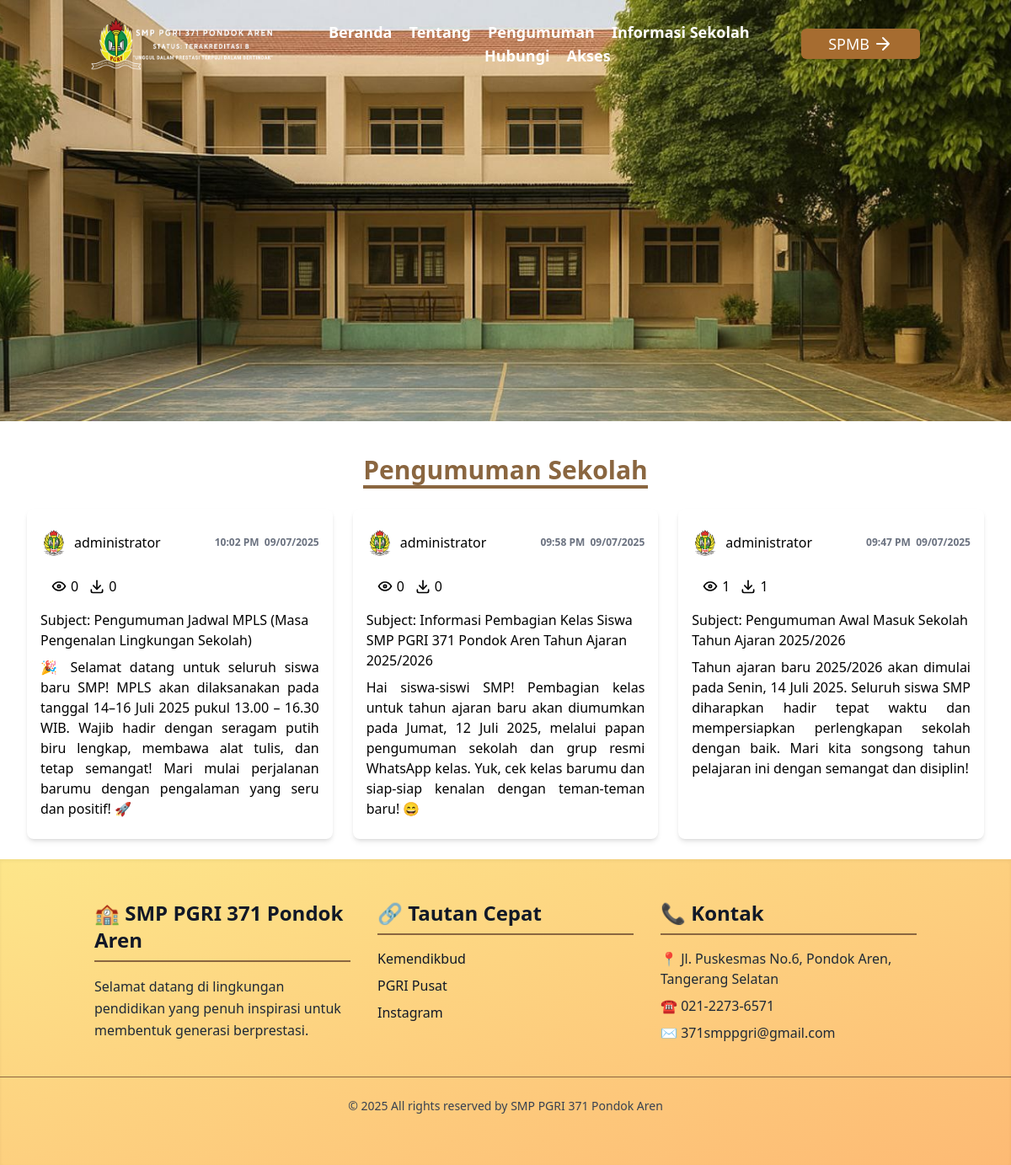
Page /notice.php on the committed database.
### tables this page shows
CREATE TABLE `media` (
  `id` int(11) NOT NULL,
  `type` enum('image','video','youtube') NOT NULL,
  `path` text NOT NULL,
  `uploaded_at` datetime DEFAULT current_timestamp(),
  `position` varchar(50) DEFAULT NULL
);

CREATE TABLE `school_notice` (
  `id` int(11) NOT NULL,
  `logo` varchar(999) NOT NULL,
  `posted_by` varchar(50) NOT NULL,
  `image_url` varchar(999) NOT NULL,
  `about` varchar(500) NOT NULL,
  `notice_description` varchar(9999) NOT NULL,
  `date` varchar(30) NOT NULL,
  `time` varchar(30) NOT NULL,
  `total_views` int(10) NOT NULL,
  `total_downloads` int(10) NOT NULL,
  `last_modified` varchar(50) NOT NULL
);

### notice.php (the view, shortened to what this page needs)
<?php
include 'connection/database.php';
    $imageResult = mysqli_query($connection, "SELECT * FROM media WHERE type = 'image' and position = 'pengumuman' ORDER BY uploaded_at DESC LIMIT 1");
    $topImage = mysqli_fetch_assoc($imageResult);
?>
<!DOCTYPE html>
<html lang="en">
<head>
</head>
<body>
    <?php include("includes/header.php") ?>
     <?php if ($topImage): ?>
    <div class="relative w-full h-[500px] overflow-hidden mb-6">
        <img src="<?= $topImage['path'] ?>" alt="Gambar Utama" class="w-full h-full object-cover  shadow-md">
    </div>
    <?php endif; ?>
    <div class="text-center mt-10">
    <h2 class="text-3xl font-bold text-[#8A6640] border-b-4 inline-block border-[#8A6640] mb-0">
        Pengumuman Sekolah
    </h2>
    </div>
    <?php
    $fetch_notice_data = "SELECT * FROM `school_notice` ORDER BY id DESC;";
    $notices = mysqli_query($connection, $fetch_notice_data);
    $totalNotice = mysqli_num_rows($notices);
    if ($totalNotice > 0) {
        echo '<div class="grid grid-cols-1 md:grid-cols-2 lg:grid-cols-3 gap-6 my-6 px-4 md:px-6 lg:px-8 animate-fadeIn">';
        while ($row = mysqli_fetch_assoc($notices)) {
            echo '
                <div class="max-w-xl mx-auto px-4 py-4 bg-white shadow-md rounded-lg transition duration-500 hover:shadow-xl hover:scale-105">
                    <div class="py-2 flex flex-row items-center justify-between">
                        <div class="flex flex-row items-center">
                            <a class="flex flex-row items-center focus:outline-none focus:shadow-outline rounded-lg">
                                <img class="rounded-full h-8 w-8 object-cover" src="' . $row['logo'] . '" alt="">
                                <p class="ml-2 text-base font-medium text-sm md:text-base">' . $row['posted_by'] . '</p>
                            </a>
                        </div>
                        <div class="flex flex-row items-center">
                            <p class="text-xs font-semibold text-gray-500">' . $row['time'] . '&#160;&#160;' . $row['date'] . '</p>
                        </div>
                    </div>
                    <div class="mt-2">
                        <img class="object-cover w-full rounded-lg shadow-md transition duration-500 hover:scale-105 hover:shadow-xl" src="' . $row['image_url'] . '" alt="">
                        <div class="py-2 flex flex-row items-center">
                            <button onclick="view(\'' . $row['image_url'] . '\', ' . $row['id'] . ')" class="flex flex-row items-center focus:outline-none focus:shadow-outline rounded-lg ml-3 hover:scale-105 transition duration-300">
                                <span class="ml-1">' . $row['total_views'] . '</span>
                            </button>
                            <button onclick="download(\'' . $row['image_url'] . '\', ' . $row['id'] . ')" class="flex flex-row items-center focus:outline-none focus:shadow-outline rounded-lg ml-3 hover:scale-105 transition duration-300">
                                <svg fill="none" stroke="currentColor" stroke-linecap="round" stroke-linejoin="round" stroke-width="2" viewBox="0 0 24 24" class="w-5 h-5">
                                    <path stroke="none" d="M0 0h24v24H0z" fill="none" />
                                    <path d="M4 17v2a2 2 0 0 0 2 2h12a2 2 0 0 0 2 -2v-2" />
                                    <path d="M7 11l5 5l5 -5" />
                                    <path d="M12 4l0 12" />
                                </svg>
                                <span class="ml-1">' . $row['total_downloads'] . '</span>
                            </button>
                        </div>
                    </div>
                    <div class="py-2">
                        <p class="mb-2 text-base font-medium text-sm md:text-base break-words">Subject: ' . $row['about'] . '</p>
                        <p class="text-justify leading-snug text-base text-sm md:text-base break-words">' . $row['notice_description'] . '</p>
                    </div>
                </div>
            ';
        }
        echo '</div>';
    }
    ?>
    <?php include("includes/footer.php") ?>
</body>
</html>

### rows in the picture
media: path (picture)
school_notice: logo (picture), posted_by "administrator", time "10:02 PM", date "09/07/2025", total_views "0", total_downloads "0", about "Pengumuman Jadwal MPLS (Masa Pengenalan Lingkungan Sekolah)", notice_description "🎉 Selamat datang untuk seluruh siswa baru SMP! MPLS akan dilaksanakan pada tanggal 14–16 Juli 2025 pukul 13.00 – 16.30 WIB. Wajib hadir dengan seragam putih biru lengkap, membawa alat tulis, dan tetap semangat! Mari mulai perjalanan barumu dengan pengalaman yang seru dan positif! 🚀"
school_notice: logo (picture), posted_by "administrator", time "09:58 PM", date "09/07/2025", total_views "0", total_downloads "0", about "Informasi Pembagian Kelas Siswa SMP PGRI 371 Pondok Aren Tahun Ajaran 2025/2026", notice_description "Hai siswa-siswi SMP! Pembagian kelas untuk tahun ajaran baru akan diumumkan pada Jumat, 12 Juli 2025, melalui papan pengumuman sekolah dan grup resmi WhatsApp kelas. Yuk, cek kelas barumu dan siap-siap kenalan dengan teman-teman baru! 😄"
school_notice: logo (picture), posted_by "administrator", time "09:47 PM", date "09/07/2025", total_views "1", total_downloads "1", about "Pengumuman Awal Masuk Sekolah Tahun Ajaran 2025/2026", notice_description "Tahun ajaran baru 2025/2026 akan dimulai pada Senin, 14 Juli 2025. Seluruh siswa SMP diharapkan hadir tepat waktu dan mempersiapkan perlengkapan sekolah dengan baik. Mari kita songsong tahun pelajaran ini dengan semangat dan disiplin!"
